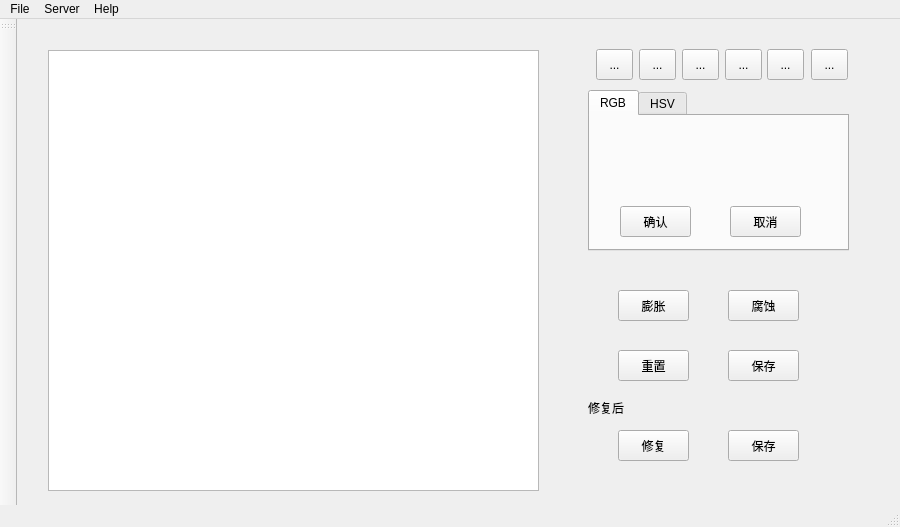
<?xml version="1.0" encoding="UTF-8"?>
<ui version="4.0">
 <class>mainWindowClass</class>
 <widget class="QMainWindow" name="mainWindowClass">
  <property name="geometry">
   <rect>
    <x>0</x>
    <y>0</y>
    <width>900</width>
    <height>527</height>
   </rect>
  </property>
  <property name="windowTitle">
   <string>oldPhotoRestoration</string>
  </property>
  <widget class="QWidget" name="centralWidget">
   <layout class="QVBoxLayout" name="verticalLayout">
    <item>
     <widget class="QWidget" name="backGround" native="true">
      <property name="enabled">
       <bool>true</bool>
      </property>
      <property name="maximumSize">
       <size>
        <width>901</width>
        <height>16777215</height>
       </size>
      </property>
      <property name="cursor">
       <cursorShape>ArrowCursor</cursorShape>
      </property>
      <widget class="QWidget" name="widget_2" native="true">
       <property name="geometry">
        <rect>
         <x>540</x>
         <y>10</y>
         <width>291</width>
         <height>441</height>
        </rect>
       </property>
       <widget class="QWidget" name="widget_3" native="true">
        <property name="geometry">
         <rect>
          <x>19</x>
          <y>9</y>
          <width>270</width>
          <height>31</height>
         </rect>
        </property>
        <widget class="QToolButton" name="btnBack">
         <property name="geometry">
          <rect>
           <x>9</x>
           <y>0</y>
           <width>37</width>
           <height>31</height>
          </rect>
         </property>
         <property name="text">
          <string>...</string>
         </property>
        </widget>
        <widget class="QToolButton" name="btnRedo">
         <property name="geometry">
          <rect>
           <x>52</x>
           <y>0</y>
           <width>37</width>
           <height>31</height>
          </rect>
         </property>
         <property name="text">
          <string>...</string>
         </property>
        </widget>
        <widget class="QToolButton" name="btnCompare">
         <property name="geometry">
          <rect>
           <x>95</x>
           <y>0</y>
           <width>37</width>
           <height>31</height>
          </rect>
         </property>
         <property name="text">
          <string>...</string>
         </property>
        </widget>
        <widget class="QToolButton" name="btnDelSelection">
         <property name="geometry">
          <rect>
           <x>224</x>
           <y>0</y>
           <width>37</width>
           <height>31</height>
          </rect>
         </property>
         <property name="text">
          <string>...</string>
         </property>
        </widget>
        <widget class="QToolButton" name="btnNewSelection">
         <property name="geometry">
          <rect>
           <x>138</x>
           <y>0</y>
           <width>37</width>
           <height>31</height>
          </rect>
         </property>
         <property name="text">
          <string>...</string>
         </property>
        </widget>
        <widget class="QToolButton" name="btnAddSelection">
         <property name="geometry">
          <rect>
           <x>180</x>
           <y>0</y>
           <width>37</width>
           <height>31</height>
          </rect>
         </property>
         <property name="text">
          <string>...</string>
         </property>
        </widget>
       </widget>
       <widget class="QTabWidget" name="tabColorSpace">
        <property name="geometry">
         <rect>
          <x>20</x>
          <y>50</y>
          <width>261</width>
          <height>161</height>
         </rect>
        </property>
        <property name="currentIndex">
         <number>0</number>
        </property>
        <widget class="QWidget" name="tabRGB">
         <attribute name="title">
          <string>RGB</string>
         </attribute>
         <widget class="QToolButton" name="btnSelectRGB">
          <property name="geometry">
           <rect>
            <x>30</x>
            <y>90</y>
            <width>71</width>
            <height>31</height>
           </rect>
          </property>
          <property name="text">
           <string>确认</string>
          </property>
         </widget>
         <widget class="QToolButton" name="btnCancelRGB">
          <property name="geometry">
           <rect>
            <x>140</x>
            <y>90</y>
            <width>71</width>
            <height>31</height>
           </rect>
          </property>
          <property name="text">
           <string>取消</string>
          </property>
         </widget>
         <widget class="boxSlider" name="rgbSlider" native="true">
          <property name="geometry">
           <rect>
            <x>20</x>
            <y>20</y>
            <width>211</width>
            <height>51</height>
           </rect>
          </property>
         </widget>
        </widget>
        <widget class="QWidget" name="tabHSV">
         <attribute name="title">
          <string>HSV</string>
         </attribute>
         <widget class="boxSlider" name="hsvSlider" native="true">
          <property name="geometry">
           <rect>
            <x>20</x>
            <y>20</y>
            <width>211</width>
            <height>51</height>
           </rect>
          </property>
          <layout class="QHBoxLayout" name="horizontalLayout_4"/>
         </widget>
         <widget class="QWidget" name="widget_7" native="true">
          <property name="geometry">
           <rect>
            <x>10</x>
            <y>70</y>
            <width>231</width>
            <height>61</height>
           </rect>
          </property>
          <widget class="QToolButton" name="btnSelectHSV">
           <property name="geometry">
            <rect>
             <x>20</x>
             <y>20</y>
             <width>71</width>
             <height>31</height>
            </rect>
           </property>
           <property name="text">
            <string>确认</string>
           </property>
          </widget>
          <widget class="QToolButton" name="btnCancelHSV">
           <property name="geometry">
            <rect>
             <x>130</x>
             <y>20</y>
             <width>71</width>
             <height>31</height>
            </rect>
           </property>
           <property name="text">
            <string>取消</string>
           </property>
          </widget>
         </widget>
        </widget>
       </widget>
       <widget class="QLabel" name="label_3">
        <property name="geometry">
         <rect>
          <x>20</x>
          <y>360</y>
          <width>54</width>
          <height>16</height>
         </rect>
        </property>
        <property name="text">
         <string>修复后</string>
        </property>
       </widget>
       <widget class="QWidget" name="widget_4" native="true">
        <property name="geometry">
         <rect>
          <x>20</x>
          <y>240</y>
          <width>261</width>
          <height>60</height>
         </rect>
        </property>
        <widget class="QToolButton" name="btnErode">
         <property name="geometry">
          <rect>
           <x>140</x>
           <y>10</y>
           <width>71</width>
           <height>31</height>
          </rect>
         </property>
         <property name="text">
          <string>腐蚀</string>
         </property>
        </widget>
        <widget class="QToolButton" name="btnDilate">
         <property name="geometry">
          <rect>
           <x>30</x>
           <y>10</y>
           <width>71</width>
           <height>31</height>
          </rect>
         </property>
         <property name="text">
          <string>膨胀</string>
         </property>
        </widget>
       </widget>
       <widget class="QWidget" name="widget_5" native="true">
        <property name="geometry">
         <rect>
          <x>20</x>
          <y>300</y>
          <width>261</width>
          <height>51</height>
         </rect>
        </property>
        <widget class="QToolButton" name="btnReset">
         <property name="geometry">
          <rect>
           <x>30</x>
           <y>10</y>
           <width>71</width>
           <height>31</height>
          </rect>
         </property>
         <property name="text">
          <string>重置</string>
         </property>
        </widget>
        <widget class="QToolButton" name="btnSaveMask">
         <property name="geometry">
          <rect>
           <x>140</x>
           <y>10</y>
           <width>71</width>
           <height>31</height>
          </rect>
         </property>
         <property name="text">
          <string>保存</string>
         </property>
        </widget>
       </widget>
       <widget class="QToolButton" name="btnRestore">
        <property name="geometry">
         <rect>
          <x>50</x>
          <y>390</y>
          <width>71</width>
          <height>31</height>
         </rect>
        </property>
        <property name="text">
         <string>修复</string>
        </property>
       </widget>
       <widget class="QToolButton" name="btnSave">
        <property name="geometry">
         <rect>
          <x>160</x>
          <y>390</y>
          <width>71</width>
          <height>31</height>
         </rect>
        </property>
        <property name="text">
         <string>保存</string>
        </property>
       </widget>
      </widget>
      <widget class="ImageView" name="labelingGraphicView">
       <property name="geometry">
        <rect>
         <x>20</x>
         <y>20</y>
         <width>491</width>
         <height>441</height>
        </rect>
       </property>
      </widget>
     </widget>
    </item>
   </layout>
  </widget>
  <widget class="QMenuBar" name="menuBar">
   <property name="geometry">
    <rect>
     <x>0</x>
     <y>0</y>
     <width>900</width>
     <height>23</height>
    </rect>
   </property>
   <widget class="QMenu" name="menuFile">
    <property name="title">
     <string>File</string>
    </property>
    <addaction name="actionSelectRootPath"/>
    <addaction name="actionSave"/>
    <addaction name="separator"/>
    <addaction name="actionUserConfig"/>
   </widget>
   <widget class="QMenu" name="menuServer">
    <property name="title">
     <string>Server</string>
    </property>
    <addaction name="actionSelectServer"/>
   </widget>
   <widget class="QMenu" name="menuHelp">
    <property name="title">
     <string>Help</string>
    </property>
   </widget>
   <addaction name="menuFile"/>
   <addaction name="menuServer"/>
   <addaction name="menuHelp"/>
  </widget>
  <widget class="QStatusBar" name="statusBar"/>
  <widget class="QToolBar" name="toolBar_2">
   <property name="windowTitle">
    <string>toolBar_2</string>
   </property>
   <property name="movable">
    <bool>true</bool>
   </property>
   <attribute name="toolBarArea">
    <enum>LeftToolBarArea</enum>
   </attribute>
   <attribute name="toolBarBreak">
    <bool>false</bool>
   </attribute>
  </widget>
  <action name="actionSelectRootPath">
   <property name="text">
    <string>Files</string>
   </property>
   <property name="toolTip">
    <string>Select root path for images</string>
   </property>
  </action>
  <action name="actionSave">
   <property name="text">
    <string>Save</string>
   </property>
   <property name="toolTip">
    <string>save the processed image</string>
   </property>
  </action>
  <action name="actionStorage">
   <property name="text">
    <string>storage</string>
   </property>
  </action>
  <action name="actionSelectServer">
   <property name="text">
    <string>Select</string>
   </property>
  </action>
  <action name="actionUserConfig">
   <property name="text">
    <string>User Config</string>
   </property>
   <property name="toolTip">
    <string>Set up user config</string>
   </property>
  </action>
 </widget>
 <layoutdefault spacing="6" margin="11"/>
 <customwidgets>
  <customwidget>
   <class>ImageView</class>
   <extends>QGraphicsView</extends>
   <header location="global">C:\Users\Administrator\source\repos\oldPhotoLabelingAndRestorationSystem\oldPhotoRestoration\ImageView.h</header>
  </customwidget>
  <customwidget>
   <class>boxSlider</class>
   <extends>QWidget</extends>
   <header location="global">C:\Users\Administrator\source\repos\oldPhotoLabelingAndRestorationSystem\oldPhotoRestoration\boxSlider.h</header>
   <container>1</container>
  </customwidget>
 </customwidgets>
 <resources>
  <include location="oldPhotoRestoration.qrc"/>
 </resources>
 <connections/>
</ui>
